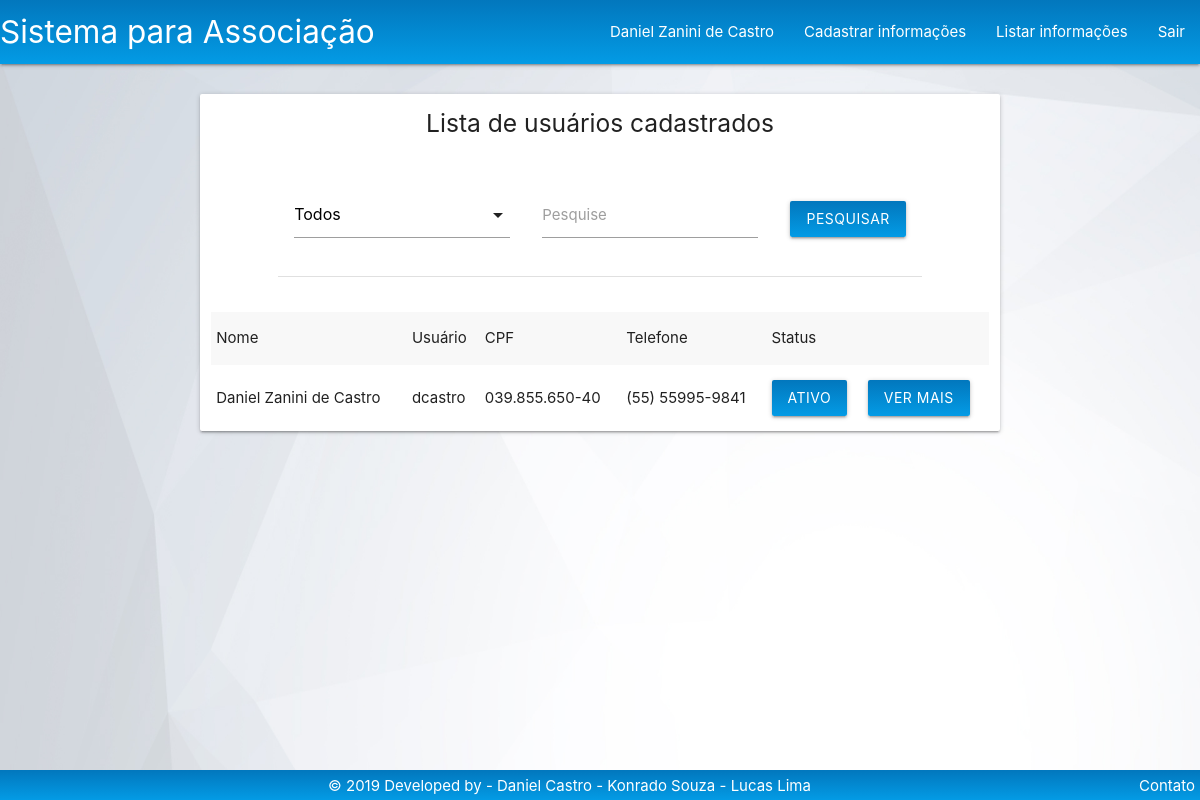
Page /Tela/Listagem/listarUsuario.php (signed in) on the committed database.
### tables this page shows
CREATE TABLE `usuario` (
  `id` int(11) NOT NULL,
  `nome` varchar(100) NOT NULL,
  `usuario` varchar(50) NOT NULL,
  `senha` varchar(150) NOT NULL,
  `cidade` varchar(100) NOT NULL,
  `bairro` varchar(100) NOT NULL,
  `rua` varchar(100) NOT NULL,
  `numero` varchar(10) NOT NULL,
  `cep` varchar(9) NOT NULL,
  `cpf` varchar(14) NOT NULL,
  `rg` varchar(20) NOT NULL,
  `data_nasc` varchar(11) NOT NULL,
  `telefone` varchar(15) NOT NULL,
  `email` varchar(100) NOT NULL,
  `data_associacao` varchar(15) NOT NULL,
  `fotoPerfil` varchar(150) DEFAULT '../Img/Src/user_icon.png',
  `pode_logar` varchar(30) DEFAULT 'false',
  `administrador` varchar(30) DEFAULT 'false'
);

### Controle/usuarioPDO.php (called while the page is built, shortened)
<?php
if (realpath("./index.php")) {
    include_once "./Controle/conexao.php";
    include_once './Modelo/usuario.php';
    include_once './Modelo/aluno.php';
    include_once './Modelo/diretoria.php';
} else {
    if (realpath("../index.php")) {
        include_once "../Controle/conexao.php";
        include_once '../Modelo/usuario.php';
        include_once '../Modelo/aluno.php';
        include_once '../Modelo/diretoria.php';
    } else {
        if (realpath("../../index.php")) {
            include_once '../../Modelo/usuario.php';
        }
    }
}
class usuarioPDO {
    public function litarUsuarios() {
        $conexao = new conexao();
        $pdo = $conexao->getConexao();
        $sql = $pdo->prepare("SELECT * FROM usuario;");
        $sql->execute();
        return $sql;
    }
}

### Modelo/usuario.php (called while the page is built, shortened)
<?php
class usuario {
    private $id;
    private $nome;
    private $usuario;
    private $cpf;
    private $data_nasc;
    private $telefone;
    private $pode_logar;
    public function __construct() {
        if (func_num_args() == 1) {
            $atributos = func_get_args()[0];
        }
        if (!is_null($this->data_nasc) && $this->data_nasc!= '') {
            $anoAtual = date('Y');
            $mesAtual = date('m');
            $nascimento = $this->data_nasc;
            list($dia, $mes, $ano) = explode('/', $nascimento);
            $idade = $anoAtual - $ano;
        }
    }
    function getId() {
        return $this->id;
    }
    function getNome() {
        return $this->nome;
    }
    function getUsuario() {
        return $this->usuario;
    }
    function getCpf() {
        return $this->cpf;
    }
    function getTelefone() {
        return $this->telefone;
    }
    function getPode_logar() {
        return $this->pode_logar;
    }
}

### Tela/Listagem/listarUsuario.php (the view, shortened to what this page needs)
<?php
include_once '../../Modelo/usuario.php';
?>
<!DOCTYPE html>
<html>
        <?php
        include_once '../../Base/header.php';
        ?>
    <body class="homeimg">
        <div class="row ">
            <br>
            <div class="col s8 offset-s2 card">
                <h5 class="center">Lista de usuários cadastrados</h5>
                <div class="row center">
                    <form method="post" action="./listarUsuario.php" id="formulario" class="col s10 offset-s1 input-field">
                        <table>
                            <tr>
                                <td>
                                    <div class="input-field col s12 center">
                                    </div>
                                </td>
                                <td>
                                    <div class="input-field col s12 center">
                                        <input id="pesquisa" class="input-field col s12" type="text" name="pesquisar">
                                        <label for="pesquisar">Pesquise</label>
                                    </div>
                                </td>
                                <td>
                                    <div class="col s12">
                                        <input type="submit" id="btn-pesquisar" class="btn corpadrao inline" value="Pesquisar">
                                    </div>
                                </td>
                            </tr>
                        </table>
                    </form>
                </div>
                <div id="tabela">
                    <table class="striped">
                        <tr>
                            <td>Nome</td>
                            <td>Usuário</td>
                            <td>CPF</td>
                            <td>Telefone</td>
                            <td>Status</td>
                            <td></td>
                        </tr>
                        <?php
                        include_once '../../Controle/usuarioPDO.php';
                        include_once '../../Modelo/usuario.php';
                        $usuarioListar = new usuarioPDO();
                        if (isset($_POST['pesquisar'])) {
                            $pesquisa = $_POST['pesquisar'];
                            $metodo = $_POST['select'];
                            $sql = $usuarioListar->$metodo($pesquisa);
                        } else {
                            $sql = $usuarioListar->litarUsuarios();
                        }
                                ?>
                            <?php
                        if ($sql != false) {
                            while ($resultado = $sql->fetch()) {
                                $us = new usuario($resultado);
                                echo "<tr>";
                                echo "<td>" . $us->getNome() . "</td>";
                                echo "<td>" . $us->getUsuario() . "</td>";
                                echo "<td>" . $us->getCpf() . "</td>";
                                echo "<td>" . $us->getTelefone() . "</td>";
                                if (($us->getPode_logar() == 'true')) {
                                    echo "<td>";
                                    ?>
                            <a class="btn corpadrao" href="../../Controle/usuarioPDO.php?function=tornarUsuarioInativo&id=<?php echo $us->getId(); ?>">Ativo</a>
                                       <?php
                                       echo "</td>";
                                   } else {
                                       echo "<td>";
                                       ?>
                                    <a class="btn red darken-2" href="../../Controle/usuarioPDO.php?function=tornarUsuarioAtivo&id=<?php echo $us->getId(); ?>">Inativo</a><?php
                                       echo "</td>";
                                   }
                                   echo "<td>";
                                   ?><a class="btn corpadrao" href="./verMais.php?id=<?php echo $us->getId(); ?>">Ver mais</a><?php
                                echo "</td>";
                                echo "</tr>";
                            }
                        } else {
                            echo "<tr><td><h6>Nenhum resultado econtrado</h6></td></tr>";
                        }
                        ?>
                    </table>
                </div>
            </div>
            <div class="col s2"></div>
        </div>
        <?php include_once '../../Base/footer.php'; ?>
    </body>
</html>

### css/custom.css (style rules this page uses)
.homeimg { background-image: url('../Img/PlanoFundo/bg2.jpg'); background-size: 100% 100%; background-attachment: fixed; }
.corpadrao { background: linear-gradient(to bottom, #0277bd , #039be5); }

### rows in the picture
usuario: nome "Daniel Zanini de Castro", usuario "dcastro", cpf "039.855.650-40", telefone "(55) 55995-9841"

### other values in the picture
$usuario->getNome() "Daniel Zanini de Castro"
